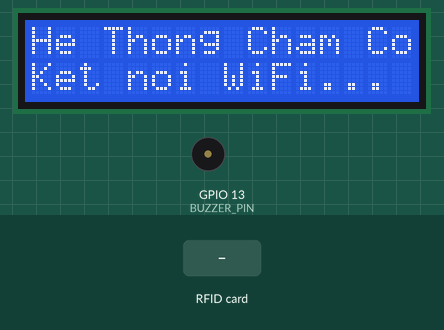
Bench run of a sketch on a simulated ESP32. On the bench: 16×2 character LCD, buzzer (waves = sounding, pin HIGH). The test bench sets the inputs (shaded band). WiFi joins after 1.5 s; servers stay silent unless stated; uploads are accepted with an empty reply; what the sketch prints to the serial monitor is not drawn.

Above: at 1.2 s.
At 5.8 s:
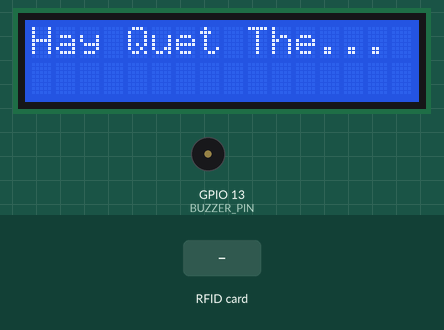
5.9 s: RFID card 12 34 56 78 held to the reader
At 7.1 s:
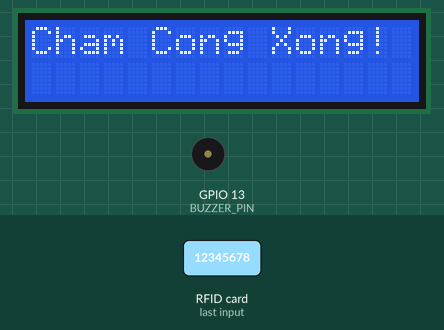
8.9 s: RFID card 5E 7A 19 C4 held to the reader
At 9.24 s:
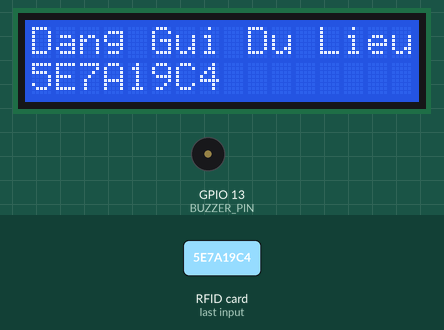
Timing chart, 0 to 11.9 s (numbered marks = the images above; inputs shaded):
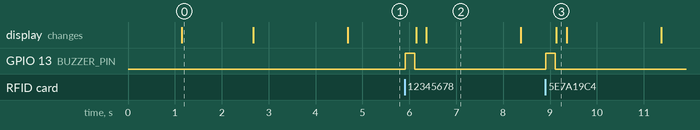

The sketch:

6351020014_PT_.ino
```cpp
#include <WiFi.h>
#include <HTTPClient.h>
#include <SPI.h>
#include <MFRC522.h>
#include <Wire.h>
#include <LiquidCrystal_I2C.h>

// ================= WIFI & GOOGLE SCRIPT =================
const char* ssid = "testwifi";
const char* password = "12345678";

String GOOGLE_SCRIPT_URL = "https://script.google.com/macros/s/AKfycbyn9kIf87qniFQr5OKnJ3QElPnSC91WlUFDDSg19PYoIt6TKpAR4XMPljpyRxkw4R8rJA/exec";

// ================= CHÂN KẾT NỐI =================
// RFID RC522 (SPI custom)
#define SS_PIN   5
#define RST_PIN  19
#define SCK_PIN  18
#define MISO_PIN 17
#define MOSI_PIN 16

// Buzzer
#define BUZZER_PIN 13

// LCD I2C
LiquidCrystal_I2C lcd(0x27, 16, 2);

// RFID
MFRC522 mfrc522(SS_PIN, RST_PIN);

// ================= SETUP =================
void setup() {
  Serial.begin(115200);

  // Buzzer
  pinMode(BUZZER_PIN, OUTPUT);
  digitalWrite(BUZZER_PIN, LOW);

  // LCD
  lcd.init();
  lcd.backlight();
  lcd.setCursor(0, 0);
  lcd.print("He Thong Cham Cong");

  // SPI custom (QUAN TRỌNG)
  SPI.begin(SCK_PIN, MISO_PIN, MOSI_PIN, SS_PIN);

  // RFID init
  mfrc522.PCD_Init();

  delay(1000);
  Serial.println("RFID ready");

  // WiFi connect
  lcd.setCursor(0, 1);
  lcd.print("Ket noi WiFi...");

  WiFi.begin(ssid, password);
  while (WiFi.status() != WL_CONNECTED) {
    delay(500);
    Serial.print(".");
  }

  lcd.clear();
  lcd.setCursor(0, 0);
  lcd.print("WiFi Da Ket Noi!");
  delay(2000);

  lcd.clear();
  lcd.setCursor(0, 0);
  lcd.print("Hay Quet The...");
}

// ================= LOOP =================
void loop() {
  // Không có thẻ → bỏ qua
  if (!mfrc522.PICC_IsNewCardPresent() || !mfrc522.PICC_ReadCardSerial()) {
    return;
  }

  // ===== ĐỌC UID =====
  String uidString = "";
  for (byte i = 0; i < mfrc522.uid.size; i++) {
    uidString += String(mfrc522.uid.uidByte[i] < 0x10 ? "0" : "");
    uidString += String(mfrc522.uid.uidByte[i], HEX);
  }
  uidString.toUpperCase();
  uidString.trim();

  Serial.println("Ma the: " + uidString);

  // ===== BUZZER =====
  digitalWrite(BUZZER_PIN, HIGH);
  delay(200);
  digitalWrite(BUZZER_PIN, LOW);

  // ===== LCD =====
  lcd.clear();
  lcd.setCursor(0, 0);
  lcd.print("Dang Gui Du Lieu");
  lcd.setCursor(0, 1);
  lcd.print(uidString);

  // ===== GỬI GOOGLE =====
  if (WiFi.status() == WL_CONNECTED) {
    HTTPClient http;

    String url = GOOGLE_SCRIPT_URL + "?uid=" + uidString;

    http.begin(url);
    http.setFollowRedirects(HTTPC_STRICT_FOLLOW_REDIRECTS);

    int httpCode = http.GET();

    if (httpCode > 0) {
      String payload = http.getString();
      Serial.println(httpCode);
      Serial.println(payload);

      lcd.clear();
      lcd.setCursor(0, 0);
      lcd.print("Cham Cong Xong!");
    } else {
      Serial.println("Loi HTTP");
      lcd.clear();
      lcd.setCursor(0, 0);
      lcd.print("Loi Mang!");
    }

    http.end();
  }

  delay(2000);

  lcd.clear();
  lcd.setCursor(0, 0);
  lcd.print("Hay Quet The...");

  // Dừng thẻ để tránh đọc lặp
  mfrc522.PICC_HaltA();
}
```

Measured:
- after the input at 5.9 s, GPIO 13 (BUZZER_PIN): LOW → HIGH at once, → LOW 0.20 s later; the display: first changes after 0.24 s (image 2 shows a later state)
- after the input at 8.9 s, GPIO 13 (BUZZER_PIN): LOW → HIGH at once, → LOW 0.20 s later; the display: changes after 0.24 s (image 3)
- what the display in image 0 shows lasts 1.6 s, from 1.1 s to 2.7 s
- what the display in image 2 shows lasts 2.0 s, from 6.4 s to 8.4 s
